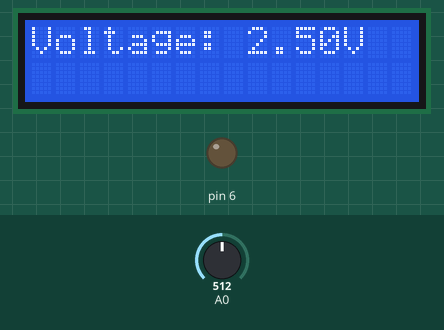
Recording of a sketch running on a simulated Arduino Uno, built with avr-gcc and run on an emulated ATmega328P. Shown: 16×2 character LCD, output pins drawn as LEDs (lit = HIGH). Inputs (shaded band) come from the test bench; at power-on: A0 = 512.

Above: at 1.2 s.
1.3 s: A0 set to 716
At 2.5 s:
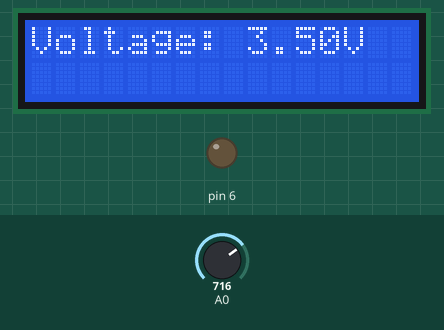
2.8 s: A0 set to 900
At 3.9 s:
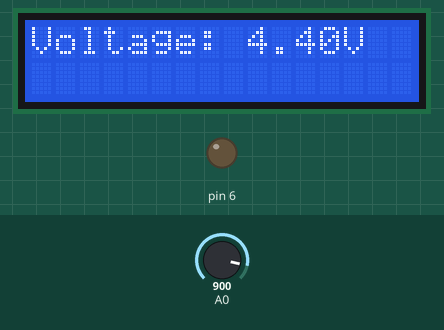
4.3 s: A0 set to 1023
At 5.0 s:
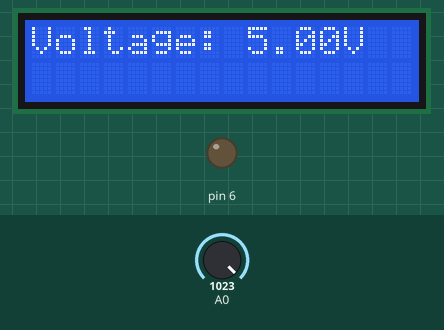
Timing chart, 0 to 7.3 s (numbered marks = the images above; inputs shaded):
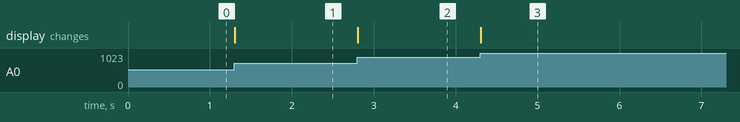

Measured:
- after the input at 1.3 s, the display: changes at once (image 1)
- after the input at 2.8 s, the display: changes at once (image 2)
- after the input at 4.3 s, the display: changes at once (image 3)

The sketch:

Voltmeter_with_LCD.ino
```cpp
//Goal: Using analog input value to calculate voltage
//Theme: analog input and calculations

#include <LiquidCrystal.h> // includes the library code
int Contrast=0;
LiquidCrystal lcd (12, 11, 5, 4, 3, 2); //assigns pins to lcd

void setup() {

analogWrite (6, Contrast);
 lcd.begin(16, 2); // sets up the LCD's number of columns and rows
  Serial.begin(9600);

}
void loop() {

  int sensorValue = analogRead (A0); //assigns value to value read from analog pin
  float voltage = sensorValue * (5.0/1023.0); //converts value from 10bits to 5V


  lcd.setCursor (0, 0); //assigns what row to print to
  lcd.print ("Voltage: ");
   lcd.print (voltage); //displays voltage read from analog pin
  lcd.print ("V");


}
```
